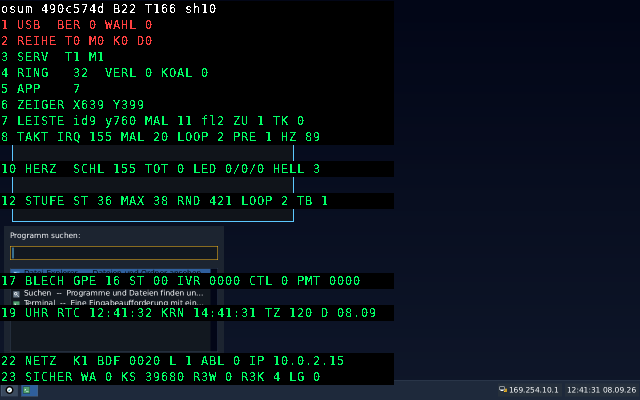
#> input picture pruef/shots/p1-01-schreibtisch.png, 1280 x 800 px (shown at 1/2 size); its folder holds only this picture in this run
$ python montage.py
#> lines starting #> are read from the running program, lines starting #| are printed output that depends on the picture
#!/usr/bin/env python3
# SPDX-License-Identifier: GPL-2.0-only
"""montage.py -- alle Bildschirmfotos in EIN Uebersichtsbild.

    montage.py <ziel.png> [spalten]

ImageMagick liegt auf diesem Rechner nicht, PIL schon -- also wird die
Montage damit gebaut. Jedes Foto bekommt seinen DATEINAMEN unter das
Bild geschrieben, sonst ist eine Uebersicht aus 30 dunklen
Schreibtischen nicht zuzuordnen.
"""
import os
import sys

from PIL import Image, ImageDraw


def main():
    ziel = sys.argv[1] if len(sys.argv) > 1 else "uebersicht.png"
    spalten = int(sys.argv[2]) if len(sys.argv) > 2 else 5
    d = "shots"
    namen = sorted(f for f in os.listdir(d)
                   if f.endswith(".png") and not f.startswith("roi"))
    if not namen:
        print("keine Bilder")
        return 1

    bw, bh = 384, 240          # Kachelgroesse
    beschriftung = 16
    zeilen = (len(namen) + spalten - 1) // spalten
    ganz = Image.new("RGB", (spalten * bw, zeilen * (bh + beschriftung)),
                     (24, 24, 28))
    zeichner = ImageDraw.Draw(ganz)

    for i, n in enumerate(namen):
        try:
            im = Image.open(os.path.join(d, n)).convert("RGB")
#> im is the input picture: PIL image 1280x800 RGB; mean R, G, B 9.8, 20.1, 26.2
        except Exception:
            continue
        im.thumbnail((bw - 4, bh - 4))
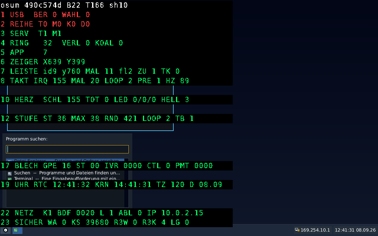
#> im: PIL image 378x236 RGB; mean R, G, B 9.9, 20.4, 26.4
        x = (i % spalten) * bw
        y = (i // spalten) * (bh + beschriftung)
        ganz.paste(im, (x + 2, y + 2))
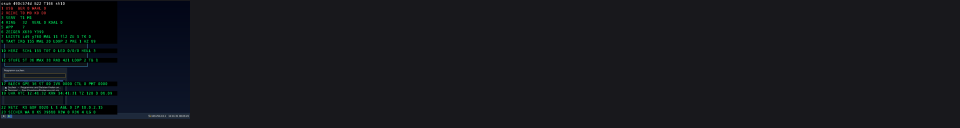
#> ganz: PIL image 1920x256 RGB (shown at 1/2 size); mean R, G, B 21.4, 23.3, 27.7
        kurz = n[:-4]
        if len(kurz) > 46:
            kurz = kurz[:45] + "…"
        zeichner.text((x + 3, y + bh + 2), kurz, fill=(210, 210, 215))

    ganz.save(ziel)
    print("%s  %d Bilder, %dx%d" % (ziel, len(namen), ganz.size[0], ganz.size[1]))
#| uebersicht.png  1 Bilder, 1920x256
    return 0


if __name__ == "__main__":
    sys.exit(main())
#> (the program exits here)
